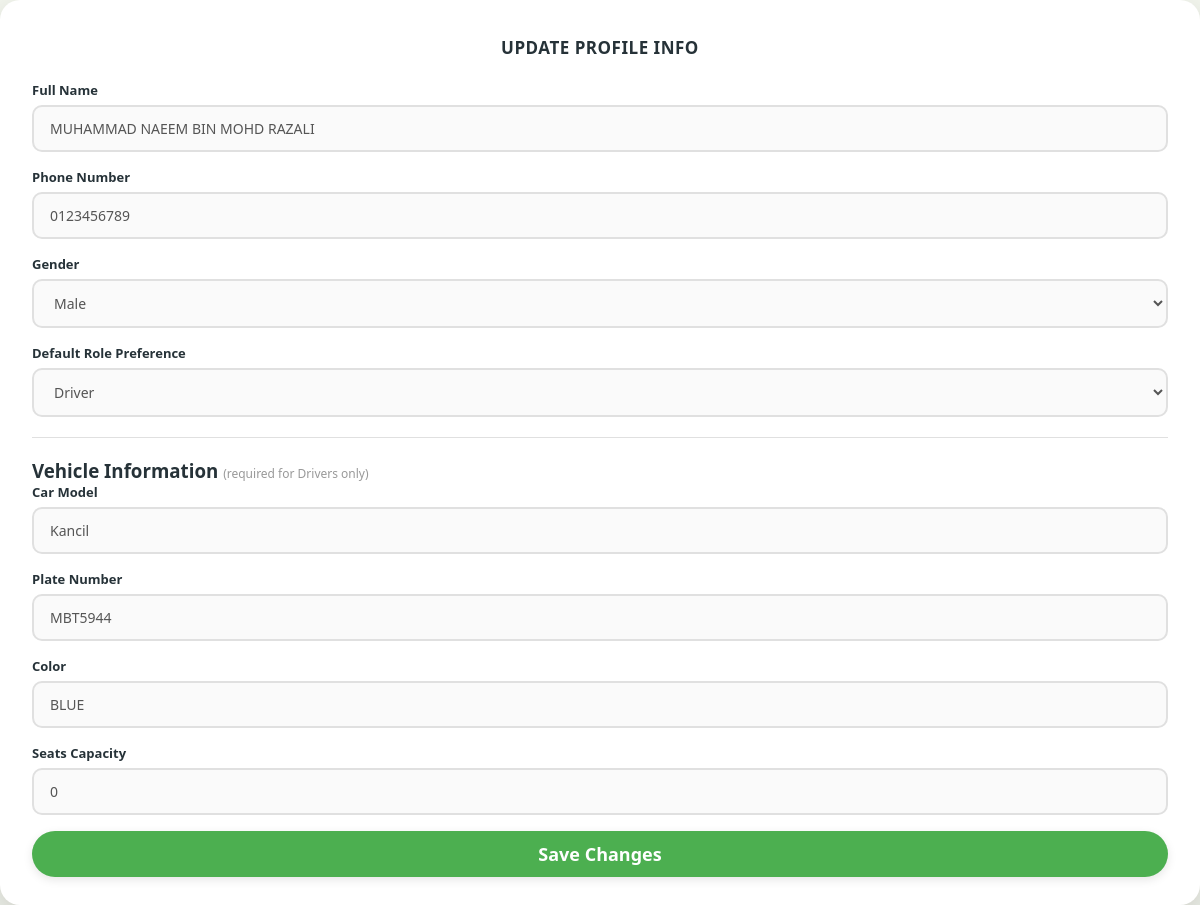
/profile/edit_profile.php (signed in), run on the app's committed database.
### tables this page shows
CREATE TABLE `user` (
  `user_ID` int(5) NOT NULL,
  `name` varchar(100) NOT NULL,
  `email` varchar(100) NOT NULL,
  `password` varchar(255) NOT NULL,
  `phone_number` varchar(20) NOT NULL,
  `role` varchar(20) NOT NULL,
  `matric_number` varchar(10) NOT NULL,
  `gender` varchar(10) NOT NULL
);

CREATE TABLE `vehicle` (
  `vehicle_ID` int(5) NOT NULL,
  `plate_number` varchar(20) NOT NULL,
  `model` varchar(100) NOT NULL,
  `color` varchar(30) NOT NULL,
  `capacity` int(2) NOT NULL,
  `user_ID` int(5) NOT NULL
);

### profile/edit_profile.php (the view, shortened to what this page needs)
<?php
require_once '../config/database.php';
$user_id = $_SESSION['user_id'];
$user = $conn->query("SELECT * FROM user WHERE user_id='$user_id'")->fetch_assoc();
$vehicle_res = $conn->query("SELECT * FROM vehicle WHERE user_ID='$user_id' LIMIT 1");
$vehicle = $vehicle_res ? $vehicle_res->fetch_assoc() : null;
?>
<!DOCTYPE html>
<html lang="en">
<head>
    <link rel="stylesheet" href="../assets/css/style.css">
    <link rel="stylesheet" href="../assets/css/auth.css">
</head>
<body>
<div class="auth-container">
    <h2>Update Profile Info</h2>
    <form action="update_profile.php" method="POST" id="editProfileForm">
        <div class="form-group">
            <label>Full Name</label>
            <input type="text" name="name" value="<?php echo htmlspecialchars($user['name']); ?>" required>
        </div>
        <div class="form-group">
            <label>Phone Number</label>
            <input type="text" name="phone" value="<?php echo htmlspecialchars($user['phone_number']); ?>" required>
        </div>
        <div class="form-group">
            <label>Gender</label>
            <select name="gender">
                <option value="Male" <?php if($user['gender']=='Male') echo 'selected'; ?>>Male</option>
            </select>
        </div>
        <div class="form-group">
            <label>Default Role Preference</label>
            <select name="role" id="roleSelect">
                <option value="Driver" <?php if($user['role']=='Driver') echo 'selected'; ?>>Driver</option>
            </select>
        </div>
        <hr class="form-divider">
        <h3 id="vehicleHeading">Vehicle Information <span class="field-hint">(required for Drivers only)</span></h3>
        <div class="form-group">
            <label>Car Model</label>
            <input type="text" name="car_model" id="car_model" value="<?php echo htmlspecialchars($vehicle['model'] ?? ''); ?>">
        </div>
        <div class="form-group">
            <label>Plate Number</label>
            <input type="text" name="plate_number" id="plate_number" value="<?php echo htmlspecialchars($vehicle['plate_number'] ?? ''); ?>">
        </div>
        <div class="form-group">
            <label>Color</label>
            <input type="text" name="color" id="color" value="<?php echo htmlspecialchars($vehicle['color'] ?? ''); ?>">
        </div>
        <div class="form-group">
            <label>Seats Capacity</label>
            <input type="number" name="capacity" id="capacity" min="1" max="8" value="<?php echo htmlspecialchars($vehicle['capacity'] ?? '4'); ?>">
        </div>
        <button type="submit" class="btn btn-primary btn-full">Save Changes</button>
    </form>
</div>
</body>
</html>

### assets/css/style.css (style rules this page uses)
:root { --primary-green: #2E7D32; --light-green: #E8F5E9; --accent-green: #4CAF50; --bright-green: #76c442; --dark-green: #1B5E20; --bg-cream: #F1F8E9; --bg-page: #f5f8f0; --danger-red: #D32F2F; --danger-light: #FFEBEE; --text-dark: #263238; --text-muted: #546E7A; --border-radius: 16px; --card-shadow: 0 8px 24px rgba(46, 125, 50, 0.08); --navbar-green: #8bbe7a; }
* { box-sizing: border-box; margin: 0; padding: 0; font-family: 'Segoe UI', Roboto, Helvetica, Arial, sans-serif; }
body { background-color: var(--bg-page); color: var(--text-dark); min-height: 100vh; display: flex; flex-direction: column; }
.btn { padding: 11px 26px; border: none; border-radius: 25px; cursor: pointer; font-weight: 700; font-size: 18px; text-decoration: none; display: inline-flex; align-items: center; justify-content: center; gap: 8px; transition: all 0.2s ease; box-shadow: 0 3px 10px rgba(0,0,0,0.1); }
.btn-primary { background-color: var(--accent-green); color: white; }

### assets/css/auth.css (style rules this page uses)
.auth-container { width: 100%; background: #FFFFFF; padding: 36px 32px 28px; border-radius: 20px; box-shadow: 0 16px 48px rgba(0,0,0,0.22); position: relative; }
.auth-container h2 { text-align: center; color: var(--text-dark); margin-bottom: 22px; font-size: 17px; font-weight: 800; text-transform: uppercase; letter-spacing: 0.5px; }
.form-group { margin-bottom: 16px; }
.form-group label { display: block; margin-bottom: 6px; font-weight: 700; font-size: 13px; color: var(--text-dark); }
.form-group input, .form-group select, .form-group textarea { width: 100%; padding: 12px 16px; border: 2px solid #E0E0E0; border-radius: 10px; font-size: 14px; color: #555; background-color: #FAFAFA; transition: all 0.2s ease; outline: none; }
.form-divider { margin: 20px 0; border: none; border-top: 1px solid #E0E0E0; }
.field-hint { font-weight: 400; font-size: 12px; color: #999; }
.btn-full { width: 100%; }

### data on the page
user: name "MUHAMMAD NAEEM BIN MOHD RAZALI", phone "0123456789", gender "Male", role "Driver"
vehicle: car_model "Kancil", plate_number "MBT5944", color "BLUE", capacity "0"
